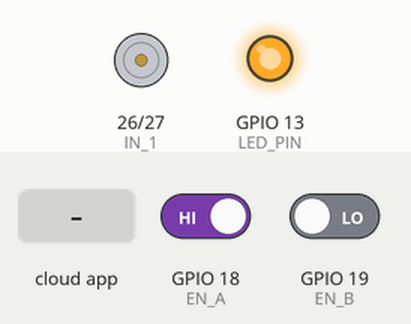
The sketch below on a simulated ESP32. Shown: motor-driver pin pairs drawn as motors (green arrow = first pin HIGH = forward, orange = second pin HIGH = backward, longer = more drive), output pins drawn as LEDs (lit = HIGH). Inputs (shaded band) come from the test bench; at power-on: GPIO 18 (EN_A) HIGH, GPIO 19 (EN_B) LOW. The ROS host is connected and sends only what is stated.

Above: at 3.2 s.
3.3 s: GPIO 18 (EN_A) driven LOW
At 4.5 s:
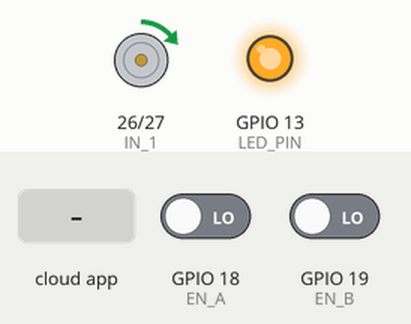
4.8 s: the phone or cloud app sets setpoint to -100
At 5.1 s:
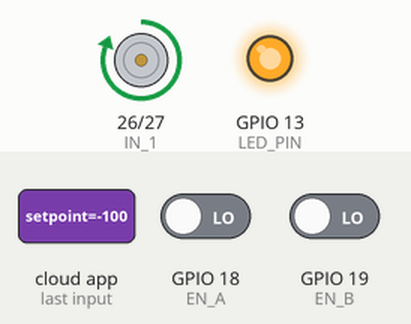
6.3 s: the phone or cloud app sets setpoint to 0
At 7.5 s:
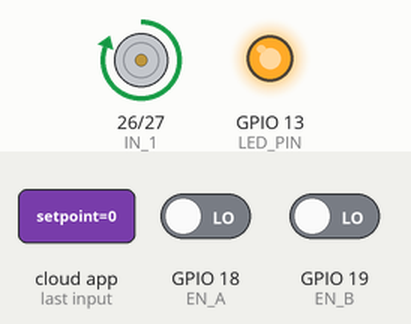
7.8 s: the phone or cloud app sets setpoint to 100
At 8.6 s:
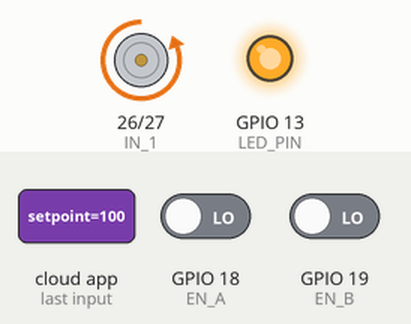
Timing chart, 0 to 10.3 s (numbered marks = the images above; inputs shaded):
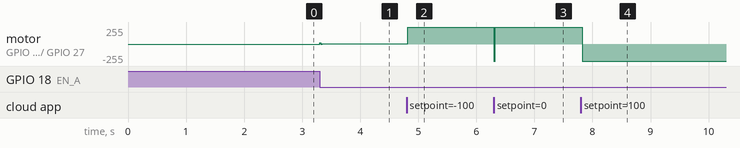

Measured:
- after the input at 3.3 s, motor on GPIO 26 (IN_1) / GPIO 27 (IN_2): stopped → forward 1/255 at once
- after the input at 4.8 s, motor on GPIO 26 (IN_1) / GPIO 27 (IN_2): forward 1/255 → forward 255/255 at once
- after the input at 6.3 s, motor on GPIO 26 (IN_1) / GPIO 27 (IN_2): forward 255/255 → backward 255/255 at once, → forward 255/255 0.02 s later
- after the input at 7.8 s, motor on GPIO 26 (IN_1) / GPIO 27 (IN_2): forward 255/255 → backward 255/255 at once

The sketch:

Final.ino
```cpp
#include <micro_ros_arduino.h>

#include <stdio.h>
#include <rcl/rcl.h>
#include <rcl/error_handling.h>
#include <rclc/rclc.h>
#include <rclc/executor.h>

#include <std_msgs/msg/int32.h>
#include <std_msgs/msg/float32.h>

rcl_publisher_t publisher_speed, publisher_pwm, publisher_normalized_speed;
rcl_subscription_t subscriber_pwm;
std_msgs__msg__Int32 msg, msg_pwm_normalized;
std_msgs__msg__Float32 msg_speed, msg_pwm, msg_normalized_speed;
rclc_executor_t executor;
rclc_support_t support;
rcl_allocator_t allocator;
rcl_node_t node;
rcl_timer_t timer1, timer2;

#define LED_PIN 13
#define IN_1 26
#define IN_2 27
#define EN_A 18 //Canal A del encoder
#define EN_B 19 //Canal B del encoder

#define RCCHECK(fn) { rcl_ret_t temp_rc = fn; if((temp_rc != RCL_RET_OK)){error_loop();}}
#define RCSOFTCHECK(fn) { rcl_ret_t temp_rc = fn; if((temp_rc != RCL_RET_OK)){}}

#define PWM_CH1 0
#define FREQ1 5000
#define RES1 8

#define PWM_CH2 1
#define FREQ2 5000
#define RES2 8

//tiempo de muestreo
#define DT 20000

//Caracteristicas del motor
#define REDUCTOR 34
#define CPR 12

//Variables del programa
double pos = 0;
double pos_ant = 0;
double timer = 0;
float vel = 0;

//**********
float kp = 19.68;
float ki = 70.58;
float kd = 0.013;
//float T = 0.01; //periodo de muestreo
float y[2] = {0,0}; //salida y[0] salida actual y[1] anterior
float e[3] = {0,0,0}; //e[0] error actual e[1] error anterior y e[2] error 2 pasos anterior

float K1, K2, K3;
//***********

//Función que se ejecuta cada vez que hay un cambio (FALLING) en el canal A del encoder
void IRAM_ATTR int_callback(){
  if (digitalRead(EN_B)==0){
    pos = pos + 1;
  } else {
    pos = pos - 1;
  }
}

void error_loop(){
  while(1){
    digitalWrite(LED_PIN, !digitalRead(LED_PIN));
    delay(100);
  }
}

void controller_callback(rcl_timer_t * timer1, int64_t last_call_time) {
  RCLC_UNUSED(last_call_time);
  if(timer1 != NULL) {
    vel = (((pos - pos_ant)/DT)/(CPR*REDUCTOR))*(1000000 * 2.0 * 3.1416); // rad/s

    pos_ant = pos;

    msg_speed.data = vel;

    e[0] = msg_pwm.data - vel;

    // Programación del controlador PID
    y[0] = K1 * e[0] + K2 * e[1] + K3 * e[2] + y[1];

    // limitar la salida
    if(y[0] > 255) y[0] = 255;
    if(y[0] < -255) y[0] = -255; //maximo PWM de Arduino

    //desplazamos las muestras para las anteriores
    e[2] = e[1];
    e[1] = e[0];
    y[1] = y[0];

    if(y[0] >= 0){
      ledcWrite(PWM_CH2, int(y[0]));
      ledcWrite(PWM_CH1, 0);
    }
    else{
      ledcWrite(PWM_CH1, int(-y[0]));
      ledcWrite(PWM_CH2, 0);
    }
    msg_pwm_normalized.data = int(y[0]);
    msg_normalized_speed.data = vel/16.94;

    RCSOFTCHECK(rcl_publish(&publisher_speed, &msg_speed, NULL));
    RCSOFTCHECK(rcl_publish(&publisher_pwm, &msg_pwm_normalized, NULL));
    RCSOFTCHECK(rcl_publish(&publisher_normalized_speed, &msg_normalized_speed, NULL));

  }

}

void pwm_subscription_callback(const void * msgin)
{
    const std_msgs__msg__Float32 * msg_data = (const std_msgs__msg__Float32 *)msgin;
    msg_pwm.data = msg_data->data * 16.94;

}


void setup() {
  set_microros_transports();

  pinMode(LED_PIN, OUTPUT);
  digitalWrite(LED_PIN, HIGH);

  delay(2000);

  allocator = rcl_get_default_allocator();

  //create init_options
  RCCHECK(rclc_support_init(&support, 0, NULL, &allocator));

  // create node
  RCCHECK(rclc_node_init_default(&node, "Controller", "", &support));

  // create publisher
  RCCHECK(rclc_publisher_init_default(
    &publisher_speed,
    &node,
    ROSIDL_GET_MSG_TYPE_SUPPORT(std_msgs, msg, Float32),
    "angular_speed"));

  RCCHECK(rclc_publisher_init_default(
    &publisher_pwm,
    &node,
    ROSIDL_GET_MSG_TYPE_SUPPORT(std_msgs, msg, Int32),
    "pwm_value"));

  RCCHECK(rclc_publisher_init_default(
    &publisher_normalized_speed,
    &node,
    ROSIDL_GET_MSG_TYPE_SUPPORT(std_msgs, msg, Float32),
    "normalized_speed"));

  RCCHECK(rclc_subscription_init_default(
    &subscriber_pwm,
    &node,
    ROSIDL_GET_MSG_TYPE_SUPPORT(std_msgs, msg, Float32),
    "setpoint"));

  // create timer,
  const unsigned int timer_1 = 20;
  RCCHECK(rclc_timer_init_default(
    &timer1,
    &support,
    RCL_MS_TO_NS(timer_1),
    controller_callback));

  // create executor
  RCCHECK(rclc_executor_init(&executor, &support.context, 2, &allocator));
  RCCHECK(rclc_executor_add_timer(&executor, &timer1));
  RCCHECK(rclc_executor_add_subscription(&executor, &subscriber_pwm, &msg_pwm, &pwm_subscription_callback, ON_NEW_DATA));

  pinMode (IN_1, OUTPUT);
  pinMode (IN_2, OUTPUT);

  //Configurar el canal de PWM para in1
  ledcSetup(PWM_CH1, FREQ1, RES1);
  ledcAttachPin(IN_1, PWM_CH1);

    //Configurar el canal de PWM para in2
  ledcSetup(PWM_CH2, FREQ2, RES2);
  ledcAttachPin(IN_2, PWM_CH2);

  pinMode (EN_A, INPUT);
  pinMode (EN_B, INPUT);

  //Definimos la interrupción la cual se ejecutara en cada flanco de bajada del canal A del encoder
  attachInterrupt(EN_A, int_callback, FALLING);

  K1 = kp + (DT/1000000.0)*ki + kd/(DT/1000000.0);
  K2 = - kp - 2.0*(kd/(DT/1000000.0));
  K3 = kd/(DT/1000000.0);
}

void loop() {
  delay(1);
  RCSOFTCHECK(rclc_executor_spin_some(&executor, RCL_MS_TO_NS(1)));
}
```
